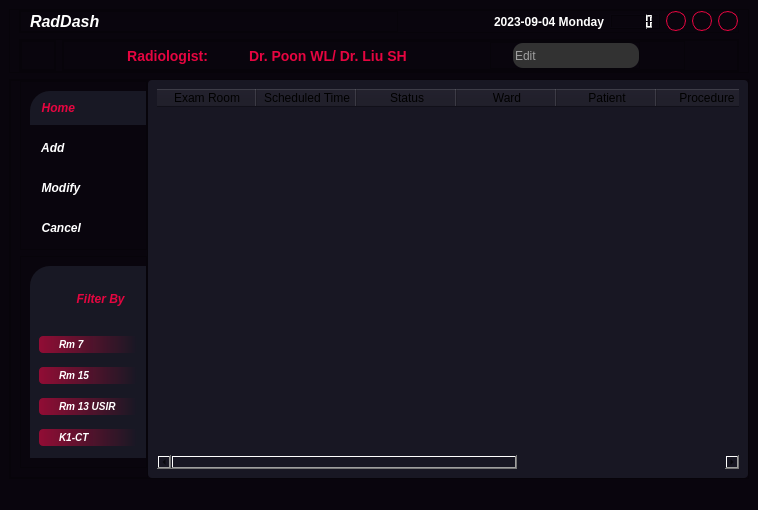
<?xml version="1.0" encoding="UTF-8"?>
<ui version="4.0">
 <class>MainWindow</class>
 <widget class="QMainWindow" name="MainWindow">
  <property name="geometry">
   <rect>
    <x>0</x>
    <y>0</y>
    <width>758</width>
    <height>510</height>
   </rect>
  </property>
  <property name="minimumSize">
   <size>
    <width>0</width>
    <height>0</height>
   </size>
  </property>
  <property name="windowTitle">
   <string>MainWindow</string>
  </property>
  <property name="styleSheet">
   <string notr="true">background-color: rgb(9,5,13);</string>
  </property>
  <widget class="QWidget" name="centralwidget">
   <layout class="QVBoxLayout" name="verticalLayout">
    <item>
     <widget class="QFrame" name="header_frame">
      <property name="maximumSize">
       <size>
        <width>16777215</width>
        <height>80</height>
       </size>
      </property>
      <property name="frameShape">
       <enum>QFrame::StyledPanel</enum>
      </property>
      <property name="frameShadow">
       <enum>QFrame::Raised</enum>
      </property>
      <layout class="QVBoxLayout" name="verticalLayout_2">
       <property name="topMargin">
        <number>0</number>
       </property>
       <property name="bottomMargin">
        <number>0</number>
       </property>
       <item>
        <widget class="QFrame" name="lv1_header">
         <property name="maximumSize">
          <size>
           <width>16777215</width>
           <height>40</height>
          </size>
         </property>
         <property name="styleSheet">
          <string notr="true">QFrame#app_header{
border-bottom: 1px solid rgb(230,5,64);
}
QLabel{
color: rgb(255,255,255);
}

QPushButton{
border: 1px solid rgb(230,5,64);
border-radius: 10px;
}

QPushButton:hover{
background-color: rgb(240, 105, 140);
}
QPushButton:pressed{
background-color: rgb(115,2,32);
}</string>
         </property>
         <property name="frameShape">
          <enum>QFrame::StyledPanel</enum>
         </property>
         <property name="frameShadow">
          <enum>QFrame::Raised</enum>
         </property>
         <layout class="QHBoxLayout" name="horizontalLayout_2">
          <property name="leftMargin">
           <number>0</number>
          </property>
          <property name="topMargin">
           <number>0</number>
          </property>
          <property name="rightMargin">
           <number>0</number>
          </property>
          <property name="bottomMargin">
           <number>0</number>
          </property>
          <item>
           <widget class="QFrame" name="app_header">
            <property name="frameShape">
             <enum>QFrame::StyledPanel</enum>
            </property>
            <property name="frameShadow">
             <enum>QFrame::Raised</enum>
            </property>
            <layout class="QHBoxLayout" name="horizontalLayout_4">
             <property name="leftMargin">
              <number>9</number>
             </property>
             <property name="topMargin">
              <number>0</number>
             </property>
             <property name="bottomMargin">
              <number>0</number>
             </property>
             <item>
              <widget class="QLabel" name="app_name">
               <property name="maximumSize">
                <size>
                 <width>80</width>
                 <height>30</height>
                </size>
               </property>
               <property name="font">
                <font>
                 <family>Segoe UI</family>
                 <pointsize>12</pointsize>
                 <italic>true</italic>
                 <bold>true</bold>
                </font>
               </property>
               <property name="text">
                <string>RadDash</string>
               </property>
               <property name="wordWrap">
                <bool>true</bool>
               </property>
              </widget>
             </item>
             <item>
              <widget class="QLabel" name="app_logo">
               <property name="text">
                <string/>
               </property>
               <property name="pixmap">
                <pixmap resource="icons.qrc">:/icons/icons/github.svg</pixmap>
               </property>
              </widget>
             </item>
            </layout>
           </widget>
          </item>
          <item>
           <widget class="QLabel" name="date">
            <property name="maximumSize">
             <size>
              <width>200</width>
              <height>30</height>
             </size>
            </property>
            <property name="font">
             <font>
              <pointsize>9</pointsize>
              <bold>true</bold>
             </font>
            </property>
            <property name="text">
             <string>2023-09-04 Monday</string>
            </property>
            <property name="alignment">
             <set>Qt::AlignRight|Qt::AlignTrailing|Qt::AlignVCenter</set>
            </property>
           </widget>
          </item>
          <item>
           <widget class="QLCDNumber" name="clock">
            <property name="maximumSize">
             <size>
              <width>50</width>
              <height>15</height>
             </size>
            </property>
            <property name="value" stdset="0">
             <double>0.000000000000000</double>
            </property>
           </widget>
          </item>
          <item>
           <widget class="QPushButton" name="minimize">
            <property name="maximumSize">
             <size>
              <width>20</width>
              <height>20</height>
             </size>
            </property>
            <property name="styleSheet">
             <string notr="true"/>
            </property>
            <property name="text">
             <string/>
            </property>
            <property name="icon">
             <iconset resource="icons.qrc">
              <normaloff>:/icons/icons/minus.svg</normaloff>
              <normalon>:/icons/icons/minus.svg</normalon>:/icons/icons/minus.svg</iconset>
            </property>
            <property name="iconSize">
             <size>
              <width>12</width>
              <height>12</height>
             </size>
            </property>
           </widget>
          </item>
          <item>
           <widget class="QPushButton" name="maximize">
            <property name="maximumSize">
             <size>
              <width>20</width>
              <height>20</height>
             </size>
            </property>
            <property name="text">
             <string/>
            </property>
            <property name="icon">
             <iconset resource="icons.qrc">
              <normaloff>:/icons/icons/square.svg</normaloff>:/icons/icons/square.svg</iconset>
            </property>
            <property name="iconSize">
             <size>
              <width>10</width>
              <height>10</height>
             </size>
            </property>
           </widget>
          </item>
          <item>
           <widget class="QPushButton" name="close">
            <property name="maximumSize">
             <size>
              <width>20</width>
              <height>20</height>
             </size>
            </property>
            <property name="text">
             <string/>
            </property>
            <property name="icon">
             <iconset resource="icons.qrc">
              <normaloff>:/icons/icons/x.svg</normaloff>:/icons/icons/x.svg</iconset>
            </property>
            <property name="iconSize">
             <size>
              <width>12</width>
              <height>12</height>
             </size>
            </property>
           </widget>
          </item>
         </layout>
        </widget>
       </item>
       <item>
        <widget class="QFrame" name="lv2_header">
         <property name="maximumSize">
          <size>
           <width>16777215</width>
           <height>40</height>
          </size>
         </property>
         <property name="styleSheet">
          <string notr="true">QLabel{
color: rgb(230,5,64);
font-size: 14px;
font-weight: bold;
}

QPushButton{
border-radius: 4px;
}

QPushButton:hover{
background-color: rgba(240, 105, 140, 100);
}
QPushButton:pressed{
background-color: rgb(115,2,32);
}</string>
         </property>
         <property name="frameShape">
          <enum>QFrame::StyledPanel</enum>
         </property>
         <property name="frameShadow">
          <enum>QFrame::Raised</enum>
         </property>
         <layout class="QHBoxLayout" name="horizontalLayout">
          <property name="leftMargin">
           <number>0</number>
          </property>
          <property name="topMargin">
           <number>0</number>
          </property>
          <property name="rightMargin">
           <number>0</number>
          </property>
          <property name="bottomMargin">
           <number>0</number>
          </property>
          <item>
           <widget class="QFrame" name="toolbox_outerframe">
            <property name="maximumSize">
             <size>
              <width>40</width>
              <height>40</height>
             </size>
            </property>
            <property name="frameShape">
             <enum>QFrame::StyledPanel</enum>
            </property>
            <property name="frameShadow">
             <enum>QFrame::Raised</enum>
            </property>
            <layout class="QHBoxLayout" name="horizontalLayout_5">
             <property name="spacing">
              <number>0</number>
             </property>
             <property name="leftMargin">
              <number>0</number>
             </property>
             <property name="topMargin">
              <number>0</number>
             </property>
             <property name="rightMargin">
              <number>0</number>
             </property>
             <property name="bottomMargin">
              <number>0</number>
             </property>
             <item>
              <widget class="QFrame" name="toolbox_innerframe">
               <property name="maximumSize">
                <size>
                 <width>40</width>
                 <height>40</height>
                </size>
               </property>
               <property name="frameShape">
                <enum>QFrame::StyledPanel</enum>
               </property>
               <property name="frameShadow">
                <enum>QFrame::Raised</enum>
               </property>
               <layout class="QHBoxLayout" name="horizontalLayout_6">
                <property name="leftMargin">
                 <number>0</number>
                </property>
                <property name="topMargin">
                 <number>0</number>
                </property>
                <property name="rightMargin">
                 <number>0</number>
                </property>
                <property name="bottomMargin">
                 <number>0</number>
                </property>
                <item>
                 <widget class="QPushButton" name="toolbox_button">
                  <property name="text">
                   <string/>
                  </property>
                  <property name="icon">
                   <iconset resource="icons.qrc">
                    <normaloff>:/icons/icons/list.svg</normaloff>:/icons/icons/list.svg</iconset>
                  </property>
                  <property name="iconSize">
                   <size>
                    <width>32</width>
                    <height>32</height>
                   </size>
                  </property>
                 </widget>
                </item>
               </layout>
              </widget>
             </item>
            </layout>
           </widget>
          </item>
          <item>
           <widget class="QFrame" name="name_bar">
            <property name="frameShape">
             <enum>QFrame::StyledPanel</enum>
            </property>
            <property name="frameShadow">
             <enum>QFrame::Raised</enum>
            </property>
            <layout class="QHBoxLayout" name="horizontalLayout_3">
             <property name="leftMargin">
              <number>0</number>
             </property>
             <property name="topMargin">
              <number>0</number>
             </property>
             <property name="rightMargin">
              <number>0</number>
             </property>
             <property name="bottomMargin">
              <number>0</number>
             </property>
             <item>
              <widget class="QFrame" name="lv2_namebar">
               <property name="frameShape">
                <enum>QFrame::StyledPanel</enum>
               </property>
               <property name="frameShadow">
                <enum>QFrame::Raised</enum>
               </property>
               <layout class="QHBoxLayout" name="horizontalLayout_7" stretch="0,0,0">
                <property name="topMargin">
                 <number>0</number>
                </property>
                <property name="bottomMargin">
                 <number>0</number>
                </property>
                <item>
                 <widget class="QLabel" name="name_key">
                  <property name="maximumSize">
                   <size>
                    <width>100</width>
                    <height>40</height>
                   </size>
                  </property>
                  <property name="text">
                   <string>Radiologist:</string>
                  </property>
                  <property name="alignment">
                   <set>Qt::AlignRight|Qt::AlignTrailing|Qt::AlignVCenter</set>
                  </property>
                 </widget>
                </item>
                <item>
                 <widget class="QLabel" name="name_value">
                  <property name="maximumSize">
                   <size>
                    <width>200</width>
                    <height>40</height>
                   </size>
                  </property>
                  <property name="text">
                   <string>Dr. Poon WL/ Dr. Liu SH</string>
                  </property>
                 </widget>
                </item>
                <item>
                 <widget class="QFrame" name="name_editor">
                  <property name="maximumSize">
                   <size>
                    <width>150</width>
                    <height>16777211</height>
                   </size>
                  </property>
                  <property name="styleSheet">
                   <string notr="true">QLineEdit:focus{
border: 1px inset rgb(115,2,32);
}</string>
                  </property>
                  <property name="frameShape">
                   <enum>QFrame::StyledPanel</enum>
                  </property>
                  <property name="frameShadow">
                   <enum>QFrame::Raised</enum>
                  </property>
                  <layout class="QHBoxLayout" name="horizontalLayout_8">
                   <property name="leftMargin">
                    <number>0</number>
                   </property>
                   <property name="topMargin">
                    <number>0</number>
                   </property>
                   <property name="rightMargin">
                    <number>0</number>
                   </property>
                   <property name="bottomMargin">
                    <number>0</number>
                   </property>
                   <item>
                    <widget class="QPushButton" name="name_confirm">
                     <property name="maximumSize">
                      <size>
                       <width>16</width>
                       <height>16</height>
                      </size>
                     </property>
                     <property name="text">
                      <string/>
                     </property>
                     <property name="icon">
                      <iconset resource="icons.qrc">
                       <normaloff>:/icons/icons/search.svg</normaloff>:/icons/icons/search.svg</iconset>
                     </property>
                    </widget>
                   </item>
                   <item>
                    <widget class="QLineEdit" name="name_input">
                     <property name="minimumSize">
                      <size>
                       <width>100</width>
                       <height>25</height>
                      </size>
                     </property>
                     <property name="maximumSize">
                      <size>
                       <width>150</width>
                       <height>25</height>
                      </size>
                     </property>
                     <property name="autoFillBackground">
                      <bool>false</bool>
                     </property>
                     <property name="styleSheet">
                      <string notr="true">color:rgb(160, 160, 160);
background-color: rgb(50,50,50);
border-radius: 10px;
border-color: rgb(230,5,64);
border-width: 2px;
</string>
                     </property>
                     <property name="text">
                      <string>Edit</string>
                     </property>
                     <property name="placeholderText">
                      <string>Radiologist</string>
                     </property>
                    </widget>
                   </item>
                  </layout>
                 </widget>
                </item>
               </layout>
              </widget>
             </item>
             <item>
              <widget class="QPushButton" name="settings">
               <property name="maximumSize">
                <size>
                 <width>20</width>
                 <height>20</height>
                </size>
               </property>
               <property name="text">
                <string/>
               </property>
               <property name="icon">
                <iconset resource="icons.qrc">
                 <normaloff>:/icons/icons/settings.svg</normaloff>:/icons/icons/settings.svg</iconset>
               </property>
              </widget>
             </item>
             <item>
              <widget class="QPushButton" name="notification">
               <property name="maximumSize">
                <size>
                 <width>20</width>
                 <height>20</height>
                </size>
               </property>
               <property name="text">
                <string/>
               </property>
               <property name="icon">
                <iconset resource="icons.qrc">
                 <normaloff>:/icons/icons/bell.svg</normaloff>:/icons/icons/bell.svg</iconset>
               </property>
              </widget>
             </item>
            </layout>
           </widget>
          </item>
         </layout>
        </widget>
       </item>
      </layout>
     </widget>
    </item>
    <item>
     <widget class="QFrame" name="main_body">
      <property name="styleSheet">
       <string notr="true"/>
      </property>
      <property name="frameShape">
       <enum>QFrame::StyledPanel</enum>
      </property>
      <property name="frameShadow">
       <enum>QFrame::Raised</enum>
      </property>
      <layout class="QHBoxLayout" name="horizontalLayout_9">
       <property name="spacing">
        <number>0</number>
       </property>
       <property name="leftMargin">
        <number>0</number>
       </property>
       <property name="topMargin">
        <number>0</number>
       </property>
       <property name="rightMargin">
        <number>0</number>
       </property>
       <property name="bottomMargin">
        <number>0</number>
       </property>
       <item>
        <widget class="QFrame" name="sidebar">
         <property name="maximumSize">
          <size>
           <width>150</width>
           <height>16777215</height>
          </size>
         </property>
         <property name="font">
          <font>
           <pointsize>12</pointsize>
           <italic>true</italic>
           <bold>true</bold>
          </font>
         </property>
         <property name="frameShape">
          <enum>QFrame::StyledPanel</enum>
         </property>
         <property name="frameShadow">
          <enum>QFrame::Raised</enum>
         </property>
         <layout class="QVBoxLayout" name="verticalLayout_3">
          <property name="topMargin">
           <number>0</number>
          </property>
          <property name="rightMargin">
           <number>0</number>
          </property>
          <item>
           <widget class="QFrame" name="worklist_sidebar">
            <property name="styleSheet">
             <string notr="true">QPushButton {
padding: 10px 5px;
text-align: left;
border-top-left-radius: 20px;
font-size: 12px;
font-weight: bold;
font-style: italic;
color: rgb(255,255,255);
}

QPushButton:hover{
background-color: rgb(93,93,101);
}

QPushButton:pressed{
background-color: rgb(230,5,64);
}</string>
            </property>
            <property name="frameShape">
             <enum>QFrame::StyledPanel</enum>
            </property>
            <property name="frameShadow">
             <enum>QFrame::Raised</enum>
            </property>
            <layout class="QVBoxLayout" name="verticalLayout_4">
             <property name="topMargin">
              <number>9</number>
             </property>
             <property name="rightMargin">
              <number>0</number>
             </property>
             <property name="bottomMargin">
              <number>4</number>
             </property>
             <item>
              <widget class="QPushButton" name="home">
               <property name="styleSheet">
                <string notr="true">QPushButton{
color: rgb(230,5,64);
background-color: rgb(24,24,36);
}

QPushButton:hover{
background-color: rgb(93,93,101);
}

QPushButton:pressed{
background-color: rgb(240,105,140);
}</string>
               </property>
               <property name="text">
                <string>  Home</string>
               </property>
               <property name="icon">
                <iconset resource="icons.qrc">
                 <normaloff>:/icons/icons/home.svg</normaloff>:/icons/icons/home.svg</iconset>
               </property>
               <property name="iconSize">
                <size>
                 <width>16</width>
                 <height>16</height>
                </size>
               </property>
              </widget>
             </item>
             <item>
              <widget class="QPushButton" name="add_case">
               <property name="text">
                <string>  Add</string>
               </property>
               <property name="icon">
                <iconset resource="icons_white.qrc">
                 <normaloff>:/icons_white/icons_white/shopping-cart.svg</normaloff>:/icons_white/icons_white/shopping-cart.svg</iconset>
               </property>
              </widget>
             </item>
             <item>
              <widget class="QPushButton" name="modify_case">
               <property name="text">
                <string>  Modify</string>
               </property>
               <property name="icon">
                <iconset resource="icons_white.qrc">
                 <normaloff>:/icons_white/icons_white/tool.svg</normaloff>:/icons_white/icons_white/tool.svg</iconset>
               </property>
              </widget>
             </item>
             <item>
              <widget class="QPushButton" name="delete_case">
               <property name="text">
                <string>  Cancel</string>
               </property>
               <property name="icon">
                <iconset resource="icons_white.qrc">
                 <normaloff>:/icons_white/icons_white/trash-2.svg</normaloff>:/icons_white/icons_white/trash-2.svg</iconset>
               </property>
              </widget>
             </item>
            </layout>
           </widget>
          </item>
          <item>
           <widget class="QFrame" name="filter_sidebar">
            <property name="styleSheet">
             <string notr="true">QPushButton {
padding: 2px 20px;
text-align: left;
font-size: 10px;
font-weight: bold;
font-style: italic;
color: rgb(255,255,255);
border-radius: 4px;
background: qlineargradient(spread:pad, x1:0, y1:0, x2:1, y2:0, stop:0 rgba(230,5,64,150), stop:1 rgba(24, 24, 36, 100));
border: 0px
}


QPushButton:hover{
background: qlineargradient(spread:pad, x1:0, y1:0, x2:1, y2:0, stop:0 rgba(240,105,140,150), stop:1 rgba(24, 24, 36, 100));
}

QPushButton:pressed{
background: qlineargradient(spread:pad, x1:0, y1:0, x2:1, y2:0, stop:0 rgba(230,5,64,255), stop:1 rgba(24, 24, 36, 100));
}</string>
            </property>
            <property name="frameShape">
             <enum>QFrame::StyledPanel</enum>
            </property>
            <property name="frameShadow">
             <enum>QFrame::Raised</enum>
            </property>
            <layout class="QVBoxLayout" name="verticalLayout_5">
             <property name="rightMargin">
              <number>0</number>
             </property>
             <item>
              <widget class="QFrame" name="filter_2">
               <property name="sizePolicy">
                <sizepolicy hsizetype="Preferred" vsizetype="Expanding">
                 <horstretch>0</horstretch>
                 <verstretch>0</verstretch>
                </sizepolicy>
               </property>
               <property name="maximumSize">
                <size>
                 <width>16777215</width>
                 <height>200</height>
                </size>
               </property>
               <property name="styleSheet">
                <string notr="true">QFrame{
border-top-left-radius: 20px;
background-color: rgb(24,24,36);
}</string>
               </property>
               <property name="frameShape">
                <enum>QFrame::StyledPanel</enum>
               </property>
               <property name="frameShadow">
                <enum>QFrame::Raised</enum>
               </property>
               <layout class="QVBoxLayout" name="verticalLayout_6">
                <property name="spacing">
                 <number>14</number>
                </property>
                <property name="bottomMargin">
                 <number>12</number>
                </property>
                <item>
                 <widget class="QFrame" name="filter_header">
                  <property name="maximumSize">
                   <size>
                    <width>100</width>
                    <height>50</height>
                   </size>
                  </property>
                  <property name="frameShape">
                   <enum>QFrame::StyledPanel</enum>
                  </property>
                  <property name="frameShadow">
                   <enum>QFrame::Raised</enum>
                  </property>
                  <layout class="QHBoxLayout" name="horizontalLayout_10">
                   <property name="topMargin">
                    <number>2</number>
                   </property>
                   <property name="bottomMargin">
                    <number>2</number>
                   </property>
                   <item>
                    <widget class="QLabel" name="filter_logo">
                     <property name="maximumSize">
                      <size>
                       <width>16</width>
                       <height>16</height>
                      </size>
                     </property>
                     <property name="text">
                      <string/>
                     </property>
                     <property name="pixmap">
                      <pixmap resource="icons.qrc">:/icons/icons/eye.svg</pixmap>
                     </property>
                     <property name="scaledContents">
                      <bool>true</bool>
                     </property>
                    </widget>
                   </item>
                   <item>
                    <widget class="QLabel" name="filter_text">
                     <property name="styleSheet">
                      <string notr="true">text-align: center;
font-size: 12px;
font-weight: bold;
font-style: italic;
color: rgb(230,5,64);</string>
                     </property>
                     <property name="text">
                      <string>  Filter By</string>
                     </property>
                    </widget>
                   </item>
                  </layout>
                 </widget>
                </item>
                <item>
                 <widget class="QPushButton" name="Rm7">
                  <property name="text">
                   <string>Rm 7</string>
                  </property>
                 </widget>
                </item>
                <item>
                 <widget class="QPushButton" name="Rm15">
                  <property name="text">
                   <string>Rm 15</string>
                  </property>
                 </widget>
                </item>
                <item>
                 <widget class="QPushButton" name="Rm13USIR">
                  <property name="text">
                   <string>Rm 13 USIR</string>
                  </property>
                 </widget>
                </item>
                <item>
                 <widget class="QPushButton" name="K1_CT">
                  <property name="text">
                   <string>K1-CT</string>
                  </property>
                 </widget>
                </item>
               </layout>
              </widget>
             </item>
            </layout>
           </widget>
          </item>
         </layout>
        </widget>
       </item>
       <item>
        <widget class="QFrame" name="table">
         <property name="styleSheet">
          <string notr="true">background-color: rgb(24, 23, 35);
border-radius: 4px</string>
         </property>
         <property name="frameShape">
          <enum>QFrame::StyledPanel</enum>
         </property>
         <property name="frameShadow">
          <enum>QFrame::Raised</enum>
         </property>
         <layout class="QHBoxLayout" name="horizontalLayout_11">
          <item>
           <widget class="QTableWidget" name="tableWidget">
            <property name="sizePolicy">
             <sizepolicy hsizetype="Expanding" vsizetype="Expanding">
              <horstretch>10</horstretch>
              <verstretch>0</verstretch>
             </sizepolicy>
            </property>
            <property name="rowCount">
             <number>0</number>
            </property>
            <property name="columnCount">
             <number>8</number>
            </property>
            <attribute name="horizontalHeaderCascadingSectionResizes">
             <bool>false</bool>
            </attribute>
            <column>
             <property name="text">
              <string>Exam Room</string>
             </property>
            </column>
            <column>
             <property name="text">
              <string>Scheduled Time</string>
             </property>
            </column>
            <column>
             <property name="text">
              <string>Status</string>
             </property>
            </column>
            <column>
             <property name="text">
              <string>Ward</string>
             </property>
            </column>
            <column>
             <property name="text">
              <string>Patient</string>
             </property>
            </column>
            <column>
             <property name="text">
              <string>Procedure</string>
             </property>
            </column>
            <column>
             <property name="text">
              <string>Clotting Profile</string>
             </property>
            </column>
            <column>
             <property name="text">
              <string>Details</string>
             </property>
            </column>
           </widget>
          </item>
         </layout>
        </widget>
       </item>
      </layout>
     </widget>
    </item>
   </layout>
  </widget>
  <widget class="QStatusBar" name="statusbar"/>
 </widget>
 <resources>
  <include location="icons.qrc"/>
  <include location="icons_white.qrc"/>
 </resources>
 <connections/>
</ui>
